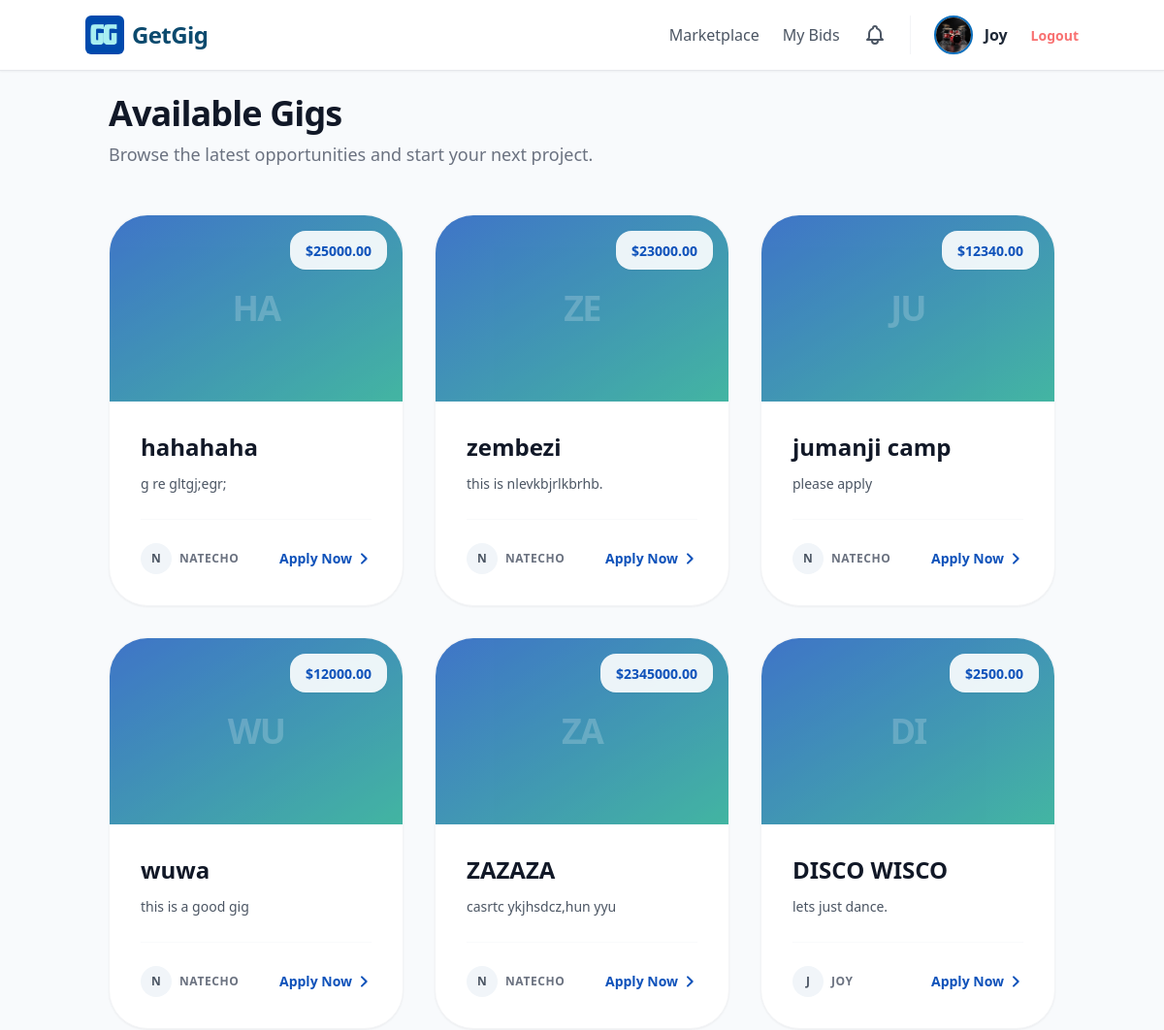
The app's page /projects/freelancer/ (signed in, upper part), older data.
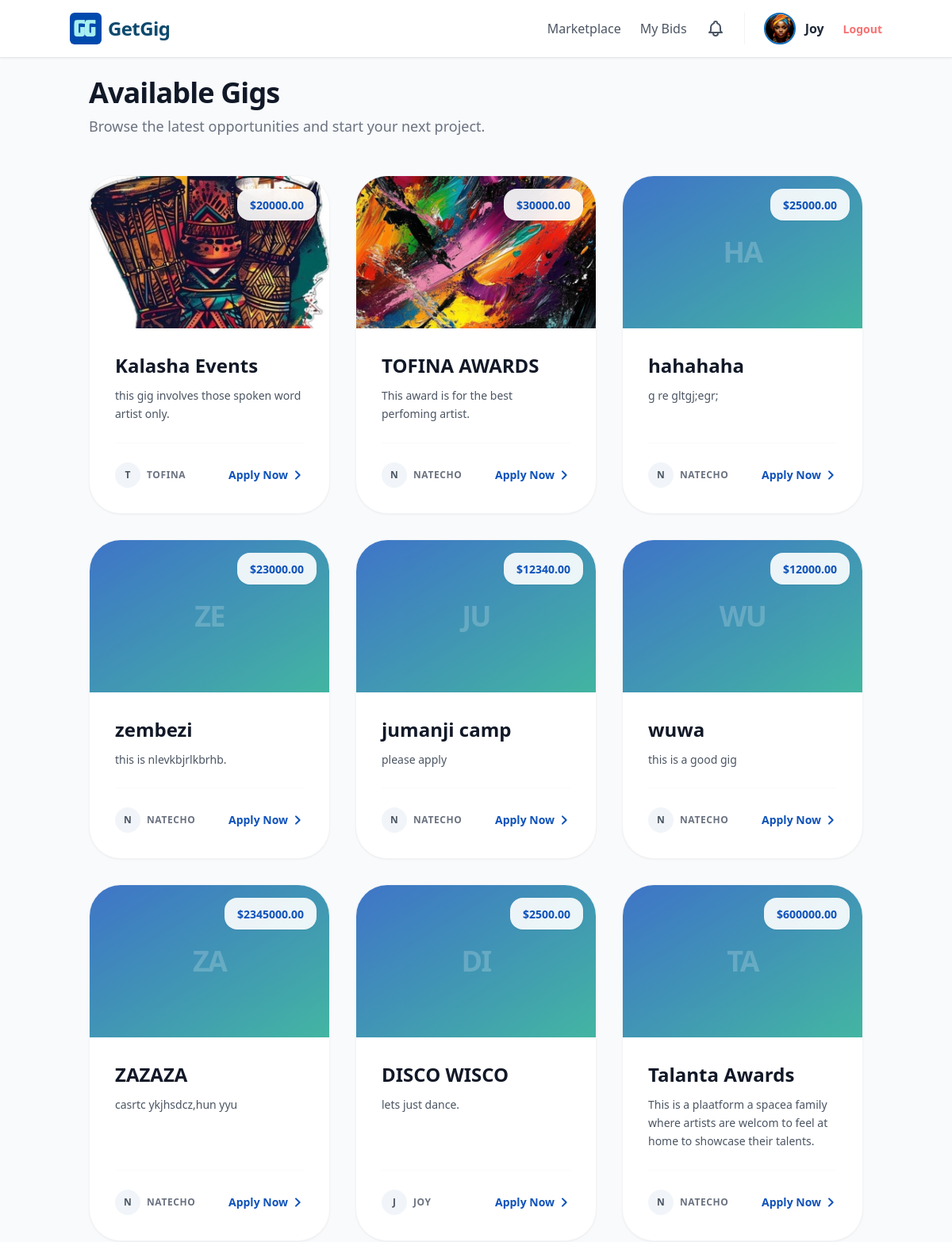
The same page, newer data.
### users/models.py (models this page shows, shortened)
class CustomUser(AbstractUser):
    USER_TYPE_CHOICES = (
        ('client', 'Client'),
        ('freelancer', 'Freelancer'),
    )
    user_type = models.CharField(max_length=10, choices=USER_TYPE_CHOICES, default='freelancer')
    profile_image = models.ImageField(upload_to='profiles/', default='profiles/default.png')
    bio = models.TextField(blank=True)
    profile_image = models.ImageField(upload_to='profiles/', blank=True, null=True)
    company_name = models.CharField(max_length=100, blank=True)
    skills = models.CharField(max_length=255, blank=True)

### projects/models.py (models this page shows, shortened)
class Project(models.Model):
    client = models.ForeignKey(settings.AUTH_USER_MODEL, on_delete=models.CASCADE, related_name='projects')
    title = models.CharField(max_length=200)
    description = models.TextField()
    budget = models.DecimalField(max_digits=10, decimal_places=2)
    deadline = models.DateField()
    created_at = models.DateTimeField(auto_now_add=True)
    image = models.ImageField(upload_to='project_images/', blank=True, null=True)

### projects/views.py (the view)
# urls.py: path('freelancer/', views.freelancer_dashboard, name='freelancer_dashboard'),
@login_required
def freelancer_dashboard(request):
    if request.user.user_type == 'client':
        return redirect('projects:client_dashboard')
    all_projects = Project.objects.all().order_by('-created_at')
    return render(request, 'freelancers/dashboard.html', {'projects': all_projects})

### templates/freelancers/dashboard.html
{% extends 'base.html' %}
{% load static %}
{% block content %}
<div class="mb-12">
    <h1 class="text-4xl font-extrabold text-gray-900 tracking-tight">Available Gigs</h1>
    <p class="text-lg text-gray-500 mt-2">Browse the latest opportunities and start your next project.</p>
</div>
<div class="grid md:grid-cols-2 lg:grid-cols-3 gap-8">
    {% for project in projects %}
        <div class="group bg-white rounded-[2.5rem] shadow-sm border border-gray-100 hover:shadow-2xl hover:-translate-y-2 transition-all duration-500 flex flex-col h-full overflow-hidden">
            <div class="relative h-48 w-full overflow-hidden">
                {% if project.image %}
                    <img src="{{ project.image.url }}" alt="{{ project.title }}" class="w-full h-full object-cover group-hover:scale-110 transition duration-500">
                {% else %}
                    <div class="w-full h-full bg-gradient-to-br from-ocean to-mint opacity-80 flex items-center justify-center">
                        <span class="text-white font-black text-4xl opacity-20 uppercase tracking-tighter">{{ project.title|slice:":2" }}</span>
                    </div>
                {% endif %}
                <div class="absolute top-4 right-4 bg-white/90 backdrop-blur-md px-4 py-2 rounded-2xl shadow-sm">
                    <span class="text-ocean font-black text-sm">${{ project.budget }}</span>
                </div>
            </div>
            <div class="p-8 flex-grow flex flex-col">
                <div class="flex-grow">
                    <h3 class="text-2xl font-bold text-gray-900 mb-3 leading-tight group-hover:text-ocean transition">
                        {{ project.title }}
                    </h3>
                    <p class="text-gray-600 text-sm leading-relaxed mb-6">
                        {{ project.description|truncatewords:20 }}
                    </p>
                </div>
                <div class="pt-6 border-t border-gray-50 flex items-center justify-between">
                    <div class="flex items-center space-x-2">
                        <div class="w-8 h-8 rounded-full bg-slate-100 flex items-center justify-center font-bold text-xs text-gray-600">
                            {{ project.client.username|first|upper }}
                        </div>
                        <span class="text-xs font-bold text-gray-500 uppercase tracking-wider">{{ project.client.username }}</span>
                    </div>
                    <a href="{% url 'projects:apply_to_project' project.id %}"
                       class="inline-flex items-center text-sm font-black text-ocean group-hover:translate-x-1 transition-transform">
                        Apply Now
                        <svg class="w-4 h-4 ml-1" fill="none" stroke="currentColor" viewBox="0 0 24 24"><path stroke-linecap="round" stroke-linejoin="round" stroke-width="3" d="M9 5l7 7-7 7"></path></svg>
                    </a>
                </div>
            </div>
        </div>
    {% empty %}
        <div class="col-span-full text-center py-32 bg-slate-50 rounded-[3rem] border-2 border-dashed border-gray-200">
            <div class="text-6xl mb-6">🏜️</div>
            <p class="text-xl text-gray-500 font-medium">It's a bit quiet here. New projects will appear soon!</p>
        </div>
    {% endfor %}
</div>
{% endblock %}

### templates/base.html (shortened to what this page needs)
{% load static %}
{% load pwa %}
<!DOCTYPE html>
<html lang="en">
<head>
    <script src="https://cdn.tailwindcss.com"></script>
</head>
<body class="bg-slate-50 min-h-screen flex flex-col">
    <nav class="bg-white border-b border-gray-200 p-4 shadow-sm">
        <div class="container mx-auto flex justify-between items-center">
            <a href="/" class="flex items-center space-x-2">
                <img src="{% static 'images/logo.jpg' %}" alt="GetGig Logo" class="h-10 w-auto rounded-md">
                <span class="text-2xl font-bold text-[#0c4a6e] tracking-tight">GetGig</span>
            </a>
            <div class="flex items-center space-x-6 font-medium text-gray-600">
                {% if user.is_authenticated %}
                    {% if user.user_type == 'freelancer' %}
                        <a href="{% url 'projects:freelancer_dashboard' %}" class="hover:text-mint">Marketplace</a>
                        <a href="{% url 'projects:my_bids' %}" class="hover:text-mint">My Bids</a>
                    {% else %}
                        <a href="{% url 'projects:client_dashboard' %}" class="hover:text-mint">Dashboard</a>
                        <a href="{% url 'projects:create_project' %}" class="hover:text-ocean">Post Gig</a>
                    {% endif %}
                    <a href="{% url 'users:notifications' %}" class="text-gray-600 hover:text-blue-600 relative">
                    </a>
                    <a href="{% url 'users:edit_profile' %}" class="flex items-center space-x-3 group border-l pl-6 border-gray-100">
                        {% if user.profile_image %}
                            <img src="{{ user.profile_image.url }}" class="w-10 h-10 rounded-full object-cover border-2 border-[#0C6FBD] group-hover:border-mint transition shadow-sm">
                        {% else %}
                            <div class="w-10 h-10 rounded-full bg-[#0C6FBD] text-white flex items-center justify-center font-bold shadow-sm group-hover:bg-blue-700 transition">
                                {{ user.username|first|upper }}
                            </div>
                        {% endif %}
                        <span class="font-bold text-gray-800 hidden md:inline">{{ user.username }}</span>
                    </a>
                    <form action="{% url 'logout' %}" method="post" class="inline">
                        <button type="submit" class="text-sm font-bold text-red-400 hover:text-red-600 transition">Logout</button>
                    </form>
                {% else %}
                    <a href="{% url 'login' %}" class="hover:text-ocean">Login</a>
                    <a href="{% url 'users:register' %}" class="bg-[#0F52BA] hover:bg-blue-700 text-white px-6 py-2 rounded-lg transition shadow-md">
                        Get Started
                    </a>
                {% endif %}
            </div>
        </div>
    </nav>
    <div class="container mx-auto p-6 flex-grow">
        {% block content %}{% endblock %}
    </div>
</body>
</html>

Row changes from the older to the newer data that the page shows:
changed CustomUser "Joy": profile_image: a different picture
added Project: image (picture), budget "20000.00", title "Kalasha Events", description "this gig involves those spoken word artist only.", client.username|first "T", client.username "TOFINA"
added Project: image (picture), budget "30000.00", title "TOFINA AWARDS", description "This award is for the best perfoming artist.", client.username|first "N", client.username "NATECHO"
now on this page (row unchanged): Project: title "TA", budget "600000.00", title "Talanta Awards", description "This is a plaatform a spacea family where artists are welcom to feel at home to showcase their talents.", client.username|first "N", client.username "NATECHO"
